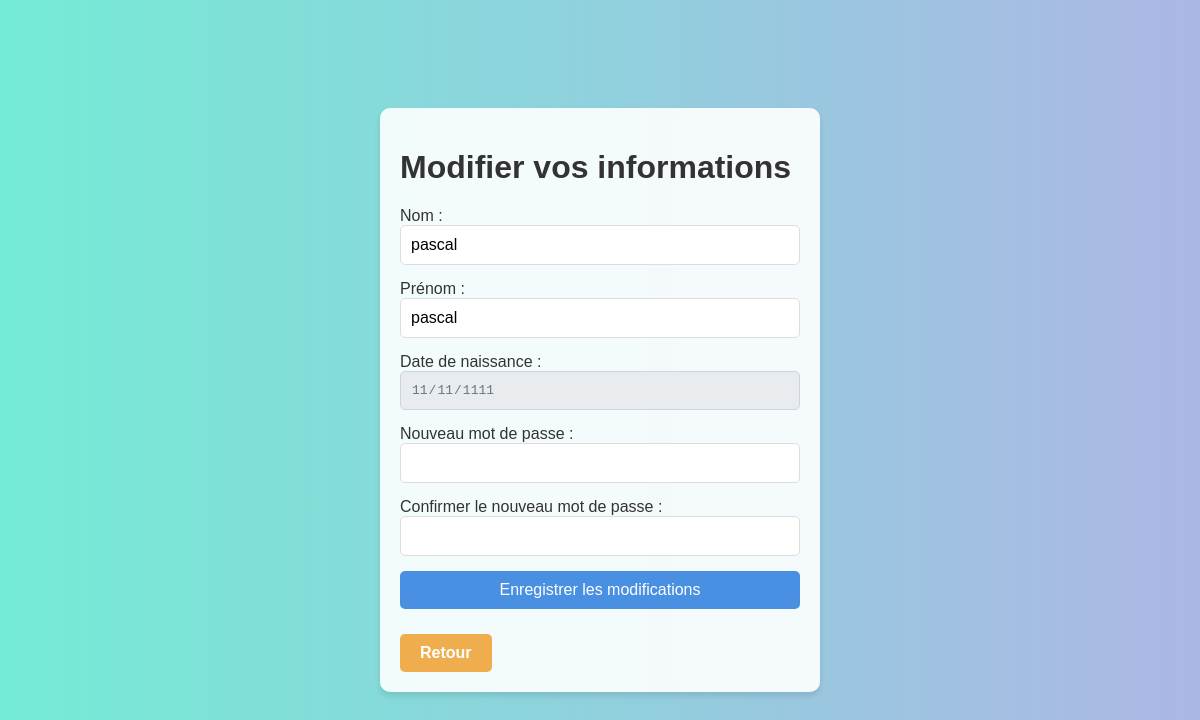
Screenshot of /settings/2 with the database file from the repository.
### app.py (models this page shows)
class User(db.Model):
    id = db.Column(db.Integer, primary_key=True)
    name = db.Column(db.String(100), nullable=False)
    surname = db.Column(db.String(100), nullable=False)
    dob = db.Column(db.String(10), nullable=False)
    deposit = db.Column(db.Float, nullable=False)
    password = db.Column(db.String(200), nullable=False)
    transactions = db.relationship('Transaction', backref='user', lazy=True)  # Relation avec les transactions

### app.py (the view, shortened to what this page needs)
@app.route('/settings/<int:user_id>', methods=['GET', 'POST'])
def settings(user_id):
    user = User.query.get(user_id)
    return render_template('settings.html', user=user)

### templates/settings.html (shortened to what this page needs)
<!DOCTYPE html>
<html lang="fr">
<head>
    <link rel="stylesheet" href="{{ url_for('static', filename='style.css') }}">
</head>
<body class="settings-page">
    <div class="form-container">
        <div class="form-box">
            <h1>Modifier vos informations</h1>
            <form action="/settings/{{ user.id }}" method="POST">
                <label for="name">Nom :</label>
                <input type="text" id="name" name="name" value="{{ user.name }}" required>
                <label for="surname">Prénom :</label>
                <input type="text" id="surname" name="surname" value="{{ user.surname }}" required>
                <label for="dob">Date de naissance :</label>
                <input type="date" id="dob" name="dob" value="{{ user.dob }}" disabled>
                <label for="new_password">Nouveau mot de passe :</label>
                <input type="password" id="new_password" name="new_password">
                <label for="confirm_password">Confirmer le nouveau mot de passe :</label>
                <input type="password" id="confirm_password" name="confirm_password">
                <button type="submit">Enregistrer les modifications</button>
            </form>
            <a href="/home/{{ user.id }}" class="btn btn-back">Retour</a>
        </div>
    </div>
</body>
</html>

### static/style.css (style rules this page uses)
body { font-family: Arial, sans-serif; background: linear-gradient(to right, #74ebd5, #acb6e5); color: #333; display: flex; justify-content: center; align-items: center; height: 100vh; margin: 0; padding: 0; }
.btn-back { background-color: #f0ad4e; color: #fff; padding: 10px 20px; text-decoration: none; border-radius: 5px; margin-top: 10px; display: inline-block; text-align: center; transition: background-color 0.3s ease; }
input[disabled] { background-color: #e9ecef; color: #6c757d; border: 1px solid #ced4da; cursor: not-allowed; }
.form-container { display: flex; justify-content: center; align-items: center; width: 100%; height: 100%; }
.form-box { width: 100%; max-width: 400px; padding: 20px; background-color: rgba(255, 255, 255, 0.9); border-radius: 10px; box-shadow: 0 4px 6px rgba(0, 0, 0, 0.1); backdrop-filter: blur(10px); }
input, button { padding: 10px; margin-bottom: 15px; border: 1px solid #ddd; border-radius: 5px; font-size: 1em; width: 100%; box-sizing: border-box; }
button { background-color: #4a90e2; color: #fff; border: none; cursor: pointer; transition: background-color 0.3s ease; }
a { color: #4a90e2; text-decoration: none; font-weight: bold; }

### rows the page displays
User: name "pascal", surname "pascal", dob "11/11/1111"
